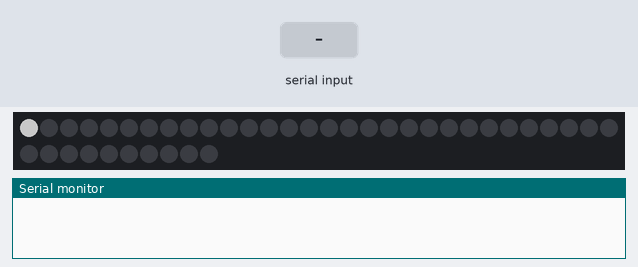
The sketch below on a simulated Arduino Uno, built with avr-gcc and run on an emulated ATmega328P. On the bench: 40 RGB LEDs in strip order, left to right, continuing on the next row, the last lines printed to the serial monitor. The test bench sets the inputs (shaded band). Dim RGB values are drawn brighter than linear.

Above: at 1.2 s.
1.3 s: "90,45,200,10\n" received over Serial
At 2.5 s:
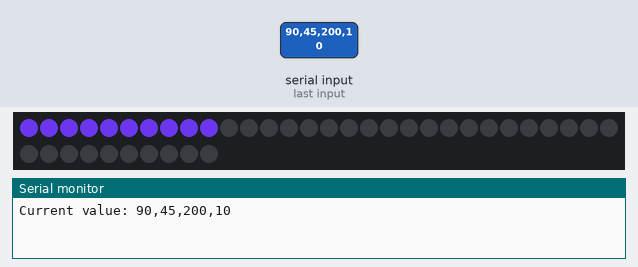
2.8 s: "90,45,200\n" received over Serial
At 3.8 s:
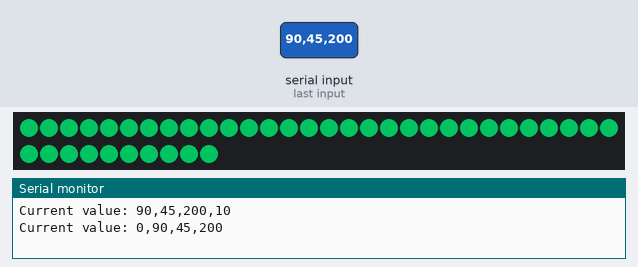
4.3 s: "30,150,10\n" received over Serial
At 4.9 s:
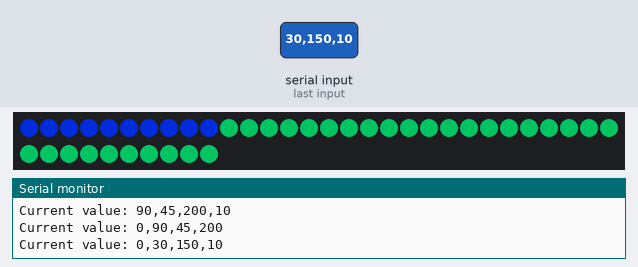
5.8 s: "1,90,45\n" received over Serial
At 7.2 s:
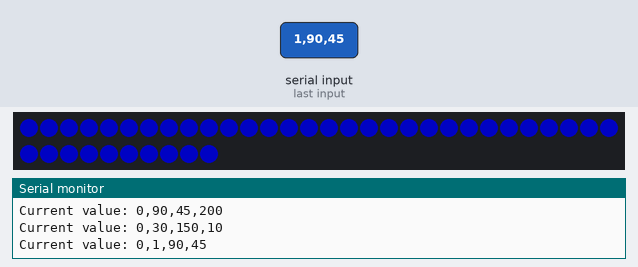
Timing chart, 0 to 8.3 s (numbered marks = the images above; inputs shaded):
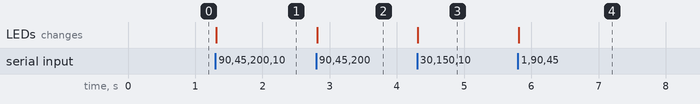

The sketch:

mission09.ino
```cpp
#include <Adafruit_NeoPixel.h>

#define PIN            6
#define NUMPIXELS      40

Adafruit_NeoPixel pixels = Adafruit_NeoPixel(NUMPIXELS, PIN, NEO_GRB + NEO_KHZ800);
int delayval = 10;
int iRED = 100;
int iGREEN = 100;
int iBLUE = 100;
int iCOUNT = 1;

void setup() {
  pixels.begin();
  Serial.begin(9600);

  for(int i=0;i<NUMPIXELS;i++){
    pixels.setPixelColor(i, pixels.Color(0,0,0));
  }
}

void loop() {

  if (Serial.available() > 0 ) {
    iRED = Serial.parseInt();
    iGREEN = Serial.parseInt();
    iBLUE = Serial.parseInt();
    iCOUNT = Serial.parseInt();

    Serial.print("Current value: ");
    Serial.print(iRED, DEC);
    Serial.print(",");
    Serial.print(iGREEN, DEC);
    Serial.print(",");
    Serial.print(iBLUE, DEC);
    Serial.print(",");
    Serial.println(iCOUNT, DEC);
  }

  for(int i=0;i<iCOUNT;i++){
     pixels.setPixelColor(i, pixels.Color(iRED,iGREEN,iBLUE));
  }

  pixels.show();

  delay(delayval);
}
```

Measured:
- after the input at 1.3 s, the LEDs: change at once (image 1)
- after the input at 2.8 s, the LEDs: change at once (image 2)
- after the input at 4.3 s, the LEDs: change at once (image 3)
- after the input at 5.8 s, the LEDs: change at once (image 4)
